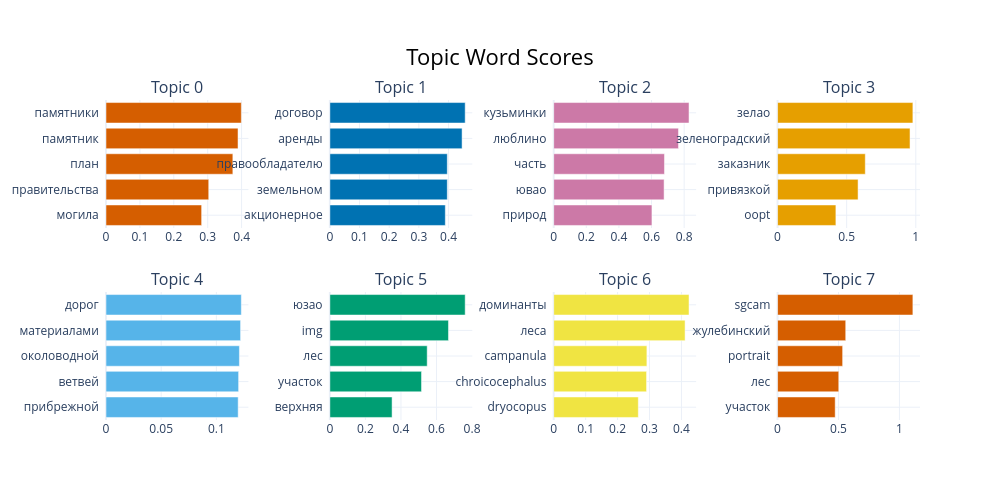

Write notebook code for a chart like this one.
### Code cell
model.visualize_barchart()

### Figure 1 — Plotly figure (JSON) as saved in the notebook; plotly's stock layout.template omitted (floating-point values rounded to 4 significant figures)
{"data": [{"marker": {"color": "#D55E00"}, "orientation": "h", "x": [0.2821, 0.3031, 0.3742, 0.3895, 0.3992], "y": ["могила  ", "правительства  ", "план  ", "памятник  ", "памятники  "], "type": "bar", "xaxis": "x", "yaxis": "y"}, {"marker": {"color": "#0072B2"}, "orientation": "h", "x": [0.3892, 0.3959, 0.3959, 0.4457, 0.4561], "y": ["акционерное  ", "земельном  ", "правообладателю  ", "аренды  ", "договор  "], "type": "bar", "xaxis": "x2", "yaxis": "y2"}, {"marker": {"color": "#CC79A7"}, "orientation": "h", "x": [0.6025, 0.6771, 0.6793, 0.7653, 0.83], "y": ["природ  ", "ювао  ", "часть  ", "люблино  ", "кузьминки  "], "type": "bar", "xaxis": "x3", "yaxis": "y3"}, {"marker": {"color": "#E69F00"}, "orientation": "h", "x": [0.422, 0.5824, 0.6346, 0.9582, 0.9789], "y": ["oopt  ", "привязкой  ", "заказник  ", "зеленоградский  ", "зелао  "], "type": "bar", "xaxis": "x4", "yaxis": "y4"}, {"marker": {"color": "#56B4E9"}, "orientation": "h", "x": [0.1198, 0.1202, 0.1209, 0.122, 0.1226], "y": ["прибрежной  ", "ветвей  ", "околоводной  ", "материалами  ", "дорог  "], "type": "bar", "xaxis": "x5", "yaxis": "y5"}, {"marker": {"color": "#009E73"}, "orientation": "h", "x": [0.3501, 0.5157, 0.5476, 0.6673, 0.7613], "y": ["верхняя  ", "участок  ", "лес  ", "img  ", "юзао  "], "type": "bar", "xaxis": "x6", "yaxis": "y6"}, {"marker": {"color": "#F0E442"}, "orientation": "h", "x": [0.265, 0.2908, 0.2918, 0.4114, 0.4238], "y": ["dryocopus  ", "chroicocephalus  ", "campanula  ", "леса  ", "доминанты  "], "type": "bar", "xaxis": "x7", "yaxis": "y7"}, {"marker": {"color": "#D55E00"}, "orientation": "h", "x": [0.4729, 0.5022, 0.5341, 0.5593, 1.11], "y": ["участок  ", "лес  ", "portrait  ", "жулебинский  ", "sgcam  "], "type": "bar", "xaxis": "x8", "yaxis": "y8"}], "layout": {"xaxis": {"anchor": "y", "domain": [0.0, 0.175], "showgrid": true}, "yaxis": {"anchor": "x", "domain": [0.6, 1.0], "showgrid": true}, "xaxis2": {"anchor": "y2", "domain": [0.275, 0.45], "showgrid": true}, "yaxis2": {"anchor": "x2", "domain": [0.6, 1.0], "showgrid": true}, "xaxis3": {"anchor": "y3", "domain": [0.55, 0.725], "showgrid": true}, "yaxis3": {"anchor": "x3", "domain": [0.6, 1.0], "showgrid": true}, "xaxis4": {"anchor": "y4", "domain": [0.825, 1.0], "showgrid": true}, "yaxis4": {"anchor": "x4", "domain": [0.6, 1.0], "showgrid": true}, "xaxis5": {"anchor": "y5", "domain": [0.0, 0.175], "showgrid": true}, "yaxis5": {"anchor": "x5", "domain": [0.0, 0.4], "showgrid": true}, "xaxis6": {"anchor": "y6", "domain": [0.275, 0.45], "showgrid": true}, "yaxis6": {"anchor": "x6", "domain": [0.0, 0.4], "showgrid": true}, "xaxis7": {"anchor": "y7", "domain": [0.55, 0.725], "showgrid": true}, "yaxis7": {"anchor": "x7", "domain": [0.0, 0.4], "showgrid": true}, "xaxis8": {"anchor": "y8", "domain": [0.825, 1.0], "showgrid": true}, "yaxis8": {"anchor": "x8", "domain": [0.0, 0.4], "showgrid": true}, "annotations": [{"font": {"size": 16}, "showarrow": false, "text": "Topic 0", "x": 0.0875, "xanchor": "center", "xref": "paper", "y": 1.0, "yanchor": "bottom", "yref": "paper"}, {"font": {"size": 16}, "showarrow": false, "text": "Topic 1", "x": 0.3625, "xanchor": "center", "xref": "paper", "y": 1.0, "yanchor": "bottom", "yref": "paper"}, {"font": {"size": 16}, "showarrow": false, "text": "Topic 2", "x": 0.6375, "xanchor": "center", "xref": "paper", "y": 1.0, "yanchor": "bottom", "yref": "paper"}, {"font": {"size": 16}, "showarrow": false, "text": "Topic 3", "x": 0.9125, "xanchor": "center", "xref": "paper", "y": 1.0, "yanchor": "bottom", "yref": "paper"}, {"font": {"size": 16}, "showarrow": false, "text": "Topic 4", "x": 0.0875, "xanchor": "center", "xref": "paper", "y": 0.4, "yanchor": "bottom", "yref": "paper"}, {"font": {"size": 16}, "showarrow": false, "text": "Topic 5", "x": 0.3625, "xanchor": "center", "xref": "paper", "y": 0.4, "yanchor": "bottom", "yref": "paper"}, {"font": {"size": 16}, "showarrow": false, "text": "Topic 6", "x": 0.6375, "xanchor": "center", "xref": "paper", "y": 0.4, "yanchor": "bottom", "yref": "paper"}, {"font": {"size": 16}, "showarrow": false, "text": "Topic 7", "x": 0.9125, "xanchor": "center", "xref": "paper", "y": 0.4, "yanchor": "bottom", "yref": "paper"}], "title": {"font": {"size": 22, "color": "Black"}, "text": "Topic Word Scores", "x": 0.5, "xanchor": "center", "yanchor": "top"}, "hoverlabel": {"font": {"size": 16, "family": "Rockwell"}, "bgcolor": "white"}, "showlegend": false, "width": 1000, "height": 500}}
